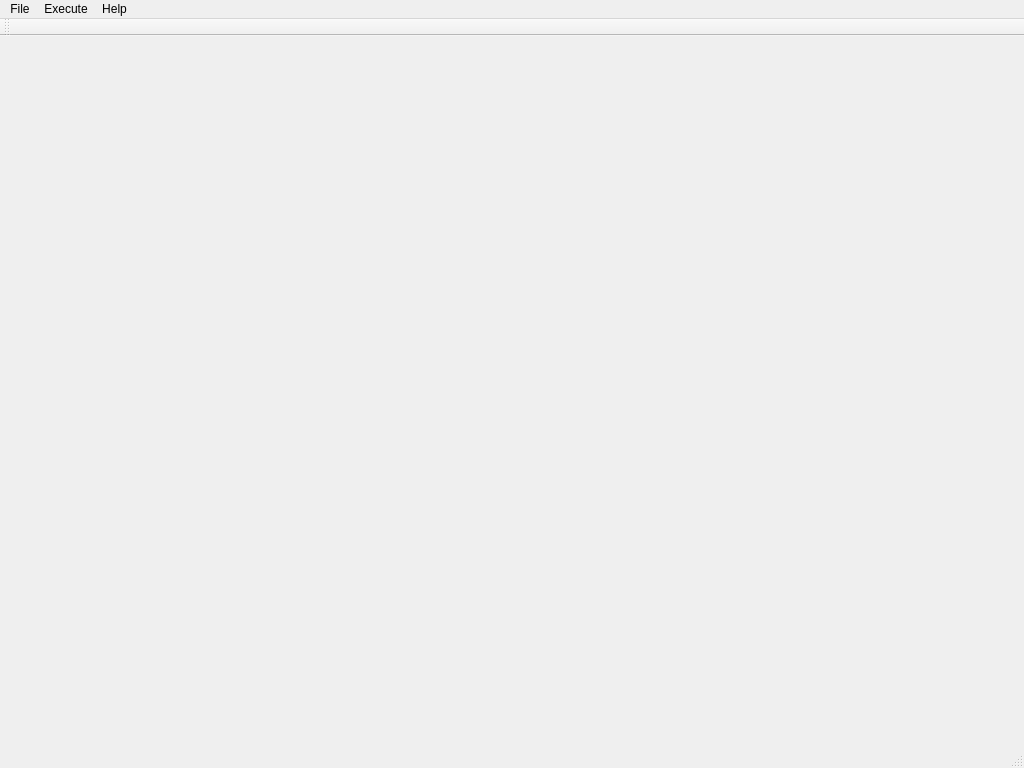
<?xml version="1.0" encoding="UTF-8"?>
<ui version="4.0">
 <class>converter</class>
 <widget class="QMainWindow" name="converter">
  <property name="windowModality">
   <enum>Qt::WindowModal</enum>
  </property>
  <property name="geometry">
   <rect>
    <x>0</x>
    <y>0</y>
    <width>1024</width>
    <height>768</height>
   </rect>
  </property>
  <property name="sizePolicy">
   <sizepolicy hsizetype="Fixed" vsizetype="Fixed">
    <horstretch>0</horstretch>
    <verstretch>0</verstretch>
   </sizepolicy>
  </property>
  <property name="windowTitle">
   <string>converter</string>
  </property>
  <property name="dockOptions">
   <set>QMainWindow::AllowNestedDocks|QMainWindow::AllowTabbedDocks|QMainWindow::AnimatedDocks</set>
  </property>
  <widget class="QWidget" name="centralWidget"/>
  <widget class="QMenuBar" name="menuBar">
   <property name="geometry">
    <rect>
     <x>0</x>
     <y>0</y>
     <width>1024</width>
     <height>21</height>
    </rect>
   </property>
   <widget class="QMenu" name="menuFile">
    <property name="title">
     <string>File</string>
    </property>
    <addaction name="actionOpen_template"/>
    <addaction name="actionOpen"/>
    <addaction name="separator"/>
    <addaction name="actionClose"/>
   </widget>
   <widget class="QMenu" name="menuHelp">
    <property name="title">
     <string>Help</string>
    </property>
    <addaction name="actionFAQ"/>
    <addaction name="actionAbout"/>
   </widget>
   <widget class="QMenu" name="menuExecute">
    <property name="title">
     <string>Execute</string>
    </property>
    <addaction name="actionLoad_Target_Data_from_DB"/>
    <addaction name="actionLoad_Target_Data"/>
    <addaction name="actionConvert_files"/>
    <addaction name="separator"/>
    <addaction name="actionLoad_Template_Data"/>
    <addaction name="actionExport_template_data_to_DB"/>
    <addaction name="separator"/>
    <addaction name="actionExport_all"/>
    <addaction name="actionChange_DB_structure"/>
    <addaction name="separator"/>
    <addaction name="actionSave_correlation_model"/>
    <addaction name="actionLoad_correlation_model"/>
   </widget>
   <addaction name="menuFile"/>
   <addaction name="menuExecute"/>
   <addaction name="menuHelp"/>
  </widget>
  <widget class="QToolBar" name="mainToolBar">
   <attribute name="toolBarArea">
    <enum>TopToolBarArea</enum>
   </attribute>
   <attribute name="toolBarBreak">
    <bool>false</bool>
   </attribute>
  </widget>
  <widget class="QStatusBar" name="statusBar"/>
  <action name="actionAbout">
   <property name="text">
    <string>About</string>
   </property>
  </action>
  <action name="actionClose">
   <property name="text">
    <string>Close</string>
   </property>
   <property name="shortcut">
    <string>Ctrl+Q</string>
   </property>
  </action>
  <action name="actionFAQ">
   <property name="text">
    <string>FAQ</string>
   </property>
   <property name="shortcut">
    <string>F11</string>
   </property>
  </action>
  <action name="actionOpen">
   <property name="text">
    <string>Open target file...</string>
   </property>
   <property name="shortcut">
    <string>Ctrl+O</string>
   </property>
  </action>
  <action name="actionOpen_template">
   <property name="text">
    <string>Open template...</string>
   </property>
   <property name="shortcut">
    <string>Ctrl+Shift+O</string>
   </property>
  </action>
  <action name="actionOpen_files_to_convert">
   <property name="text">
    <string>Open files to convert...</string>
   </property>
  </action>
  <action name="actionConvert_files">
   <property name="text">
    <string>Convert and export target data to DB </string>
   </property>
  </action>
  <action name="actionChange_DB_structure">
   <property name="text">
    <string>Change DB structure</string>
   </property>
  </action>
  <action name="actionLoad_Template_Data">
   <property name="text">
    <string>Load Template Data from FILE</string>
   </property>
  </action>
  <action name="actionLoad_Target_Data">
   <property name="text">
    <string>Load Target Data from FILE</string>
   </property>
  </action>
  <action name="actionExport_template_data_to_DB">
   <property name="text">
    <string>Export template data to DB</string>
   </property>
  </action>
  <action name="actionLoad_Target_Data_from_DB">
   <property name="text">
    <string>Load Target Data from DB</string>
   </property>
  </action>
  <action name="actionExport_all">
   <property name="text">
    <string>Export all to DB</string>
   </property>
  </action>
  <action name="actionSave_correlation_model">
   <property name="text">
    <string>Save correlation model</string>
   </property>
  </action>
  <action name="actionLoad_correlation_model">
   <property name="text">
    <string>Load correlation model</string>
   </property>
  </action>
 </widget>
 <layoutdefault spacing="6" margin="11"/>
 <resources/>
 <connections>
  <connection>
   <sender>actionClose</sender>
   <signal>triggered()</signal>
   <receiver>converter</receiver>
   <slot>close()</slot>
   <hints>
    <hint type="sourcelabel">
     <x>-1</x>
     <y>-1</y>
    </hint>
    <hint type="destinationlabel">
     <x>299</x>
     <y>199</y>
    </hint>
   </hints>
  </connection>
 </connections>
</ui>
